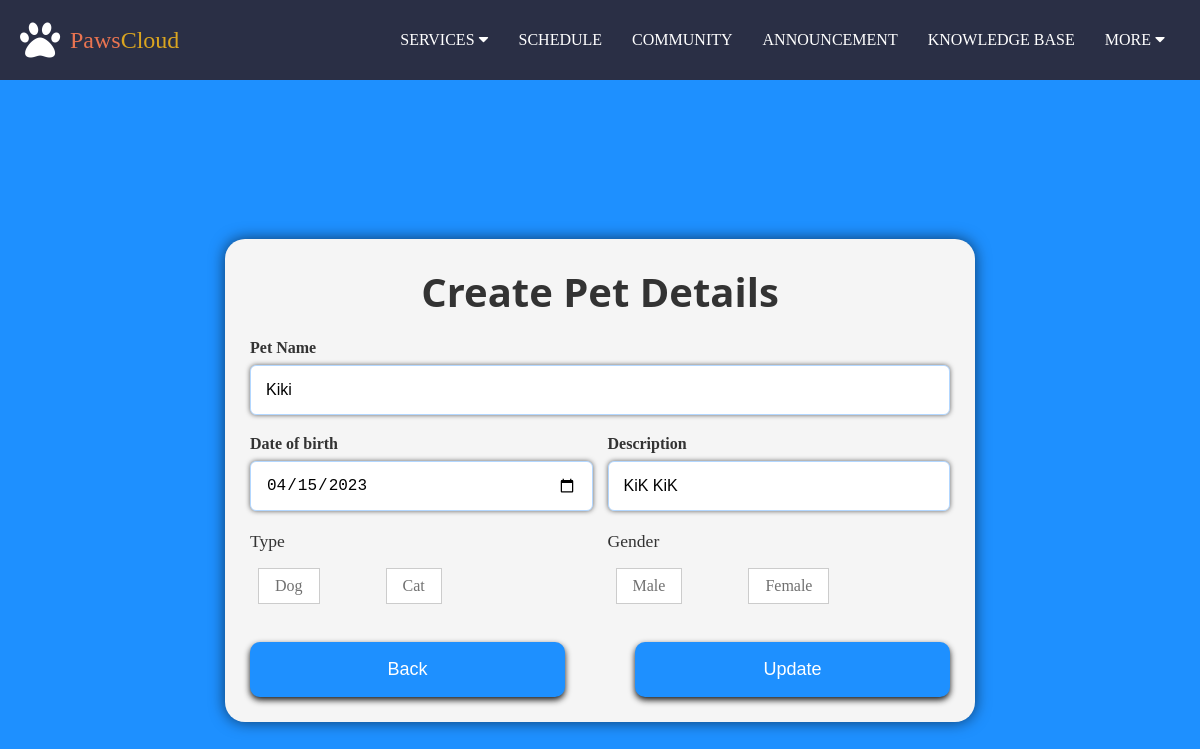
The page /Customer/updateprofile.php?update=1 (signed in) on the database its author committed.
### tables this page shows
CREATE TABLE `pet` (
  `petid` int(5) NOT NULL,
  `petname` varchar(50) NOT NULL,
  `type` varchar(10) DEFAULT NULL,
  `dob` date DEFAULT NULL,
  `gender` varchar(6) DEFAULT NULL,
  `description` tinytext DEFAULT NULL,
  `noic` varchar(12) DEFAULT NULL
);

### Customer/updateprofile.php (the view, shortened to what this page needs)
<?php
include '../Customer/condb.php';
?>
    <?php
    $petid = $_GET['update'];
    $SQL = "SELECT * FROM pet where petid = '$petid'; ";
    $run = mysqli_query($con,$SQL);
    if($num = mysqli_num_rows($run)> 0){
        $Data = mysqli_fetch_assoc($run);
        $Petname = $Data['petname'];
        $DOB = $Data['dob'];
        $Description = $Data['description'];
    }else{
        echo 'Something Error!';
    }
    ?>
<!DOCTYPE html>
<html lang="en">
<head>
    <link rel="stylesheet" href="../assets/css/customer/style.css">
    <link rel="stylesheet" href="../assets/css/staff/form.css">
    <link rel="stylesheet" href="../assets/css/staff/popup.css">
</head>
<body>
    <?php
        include 'homenav.php';
    ?>
    <section class="form-container">
        <div class="form-wrapper">
            <header>Create Pet Details</header>
            <form action="updateprofile.php?update=<?php echo $petid?>" class="form" method="post" name="PetRegisterForm" onsubmit="return ValidateForm();">
                <div class="form-input-details">
                    <label for="">Pet Name</label>
                    <input type="text" name="Petname" value="<?php echo $Petname ?>" placeholder="Pet Name" autocomplete="off" required >
                </div>
                <div class="form-split">
                    <div class="form-input-details">
                        <label for="">Date of birth</label>
                        <input type="date" value="<?php echo $DOB ?>" name="DOB" placeholder="DOB" required >
                    </div>
                    <div class="form-input-details">
                        <label for="">Description</label>
                        <input type="text" value="<?php echo $Description ?>" name="Description" placeholder="Description" autocomplete="off">
                    </div>
                </div>
                <div class="form-split">
                    <div class="gender-box">
                        <h3>Type</h3>
                        <div class="gender-option">
                            <div class="gender">
                                <label for="Dog">Dog</label>
                            </div>
                            <div class="gender">
                                <label for="Cat">Cat</label>
                            </div>
                        </div>
                    </div>
                    <div class="gender-box">
                        <h3>Gender</h3>
                            <div class="gender-option">
                                <div class="gender">
                                    <label for="Male">Male</label>
                                </div>
                                <div class="gender">
                                    <label for="Female">Female</label>
                                </div>
                            </div>
                    </div>
                </div>
                    <div class="form-btn-details">
                        <button style="float:left; width:45%" type="button" onclick="window.location.href='homepage.php';">Back</button>
                        <button type="submit" style="float:right;width:45%" name="Update">Update</button>
                    </div>
            </form>
        </div>
    </section>
</body>
</html>

### assets/css/customer/style.css (style rules this page uses)
body { padding-top: 80px; background-color: #1E90FF ; }

### assets/css/staff/form.css (style rules this page uses)
.form-container { min-height: 100vh; display: flex; justify-content: center; align-items: center; }
.form-wrapper { position: relative; max-width: 750px; width: 100%; background-color: #f5f5f5; padding: 25px; border-radius: 20px; box-shadow: 0 0 15px rgba(0,0,0,0.6); margin: 10px 20px; }
.form-wrapper header { font-size: 2.5rem; color: #333; font-weight: 700; text-align: center; font-family: "Open Sans", sans-serif; }
.form-wrapper .form { margin-top: 10px; }
.form .form-input-details { width: 100%; margin-top: 20px; }
.form-input-details label { color: #333; font-size: 16px; font-weight: 600; }
.form-input-details input { position: relative; height: 50px; width: 100%; font-size: 1rem; outline: none; margin-top: 8px; border: 1px solid #b3d7ff; border-radius: 6px; padding: 0 15px; color: black; box-shadow: 0 0 5px rgba(0, 0, 0, 0.604); }
.form :where(.form-input-details input, .select-box) { position: relative; height: 50px; width: 100%; font-size: 1rem; outline: none; margin-top: 8px; border: 1px solid #b3d7ff; border-radius: 6px; padding: 0 15px; color: black; box-shadow: 0 0 5px rgba(0, 0, 0, 0.604); }
.form-split { display: flex; column-gap: 15px; }
.form-split .form-input-details { width: 100%; }
.gender-box { margin-top: 20px; width: 100%; }
.gender-box h3 { color: #333; font-size: 1.1rem; font-weight: 400; margin-bottom: 8px; }
.form :where(.gender-option,.gender) { display: flex; align-items: center; column-gap: 50px; flex-wrap: wrap; }
.form .gender { column-gap: 5px; }
.gender label { display: inline-block; padding: 0.5em 1em; margin: 0.5em; border: 1px solid #ccc; background-color: #fff; cursor: pointer; color: #707070; }
.form :where(.gender input, .gender label) { cursor: pointer; }
.form-btn-details button { height: 55px; width: 100%; color: white; background-color:#1E90FF ; font-size: 18px; border-radius: 10px; border: none; cursor: pointer; margin-top: 30px; transition: all 0.3s ease; box-shadow: 0 3px 6px rgba(0, 0, 0, 0.9); }

### assets/css/customer/nav.css (style rules this page uses)
* { margin: 0; padding: 0; box-sizing: border-box; }

### rows shown on the page
pet: Petname "Kiki", DOB "04/15/2023", Description "KiK KiK"
